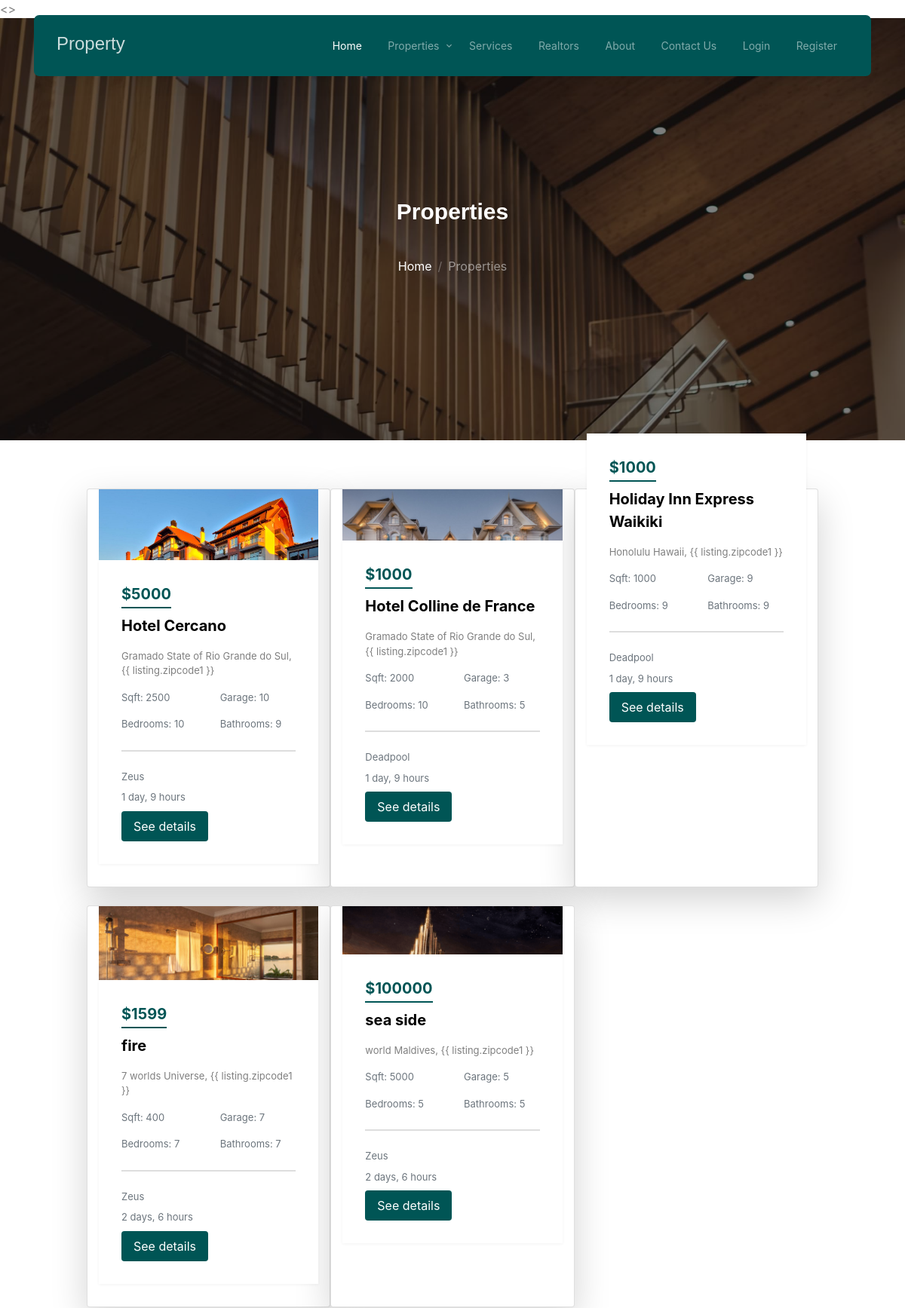
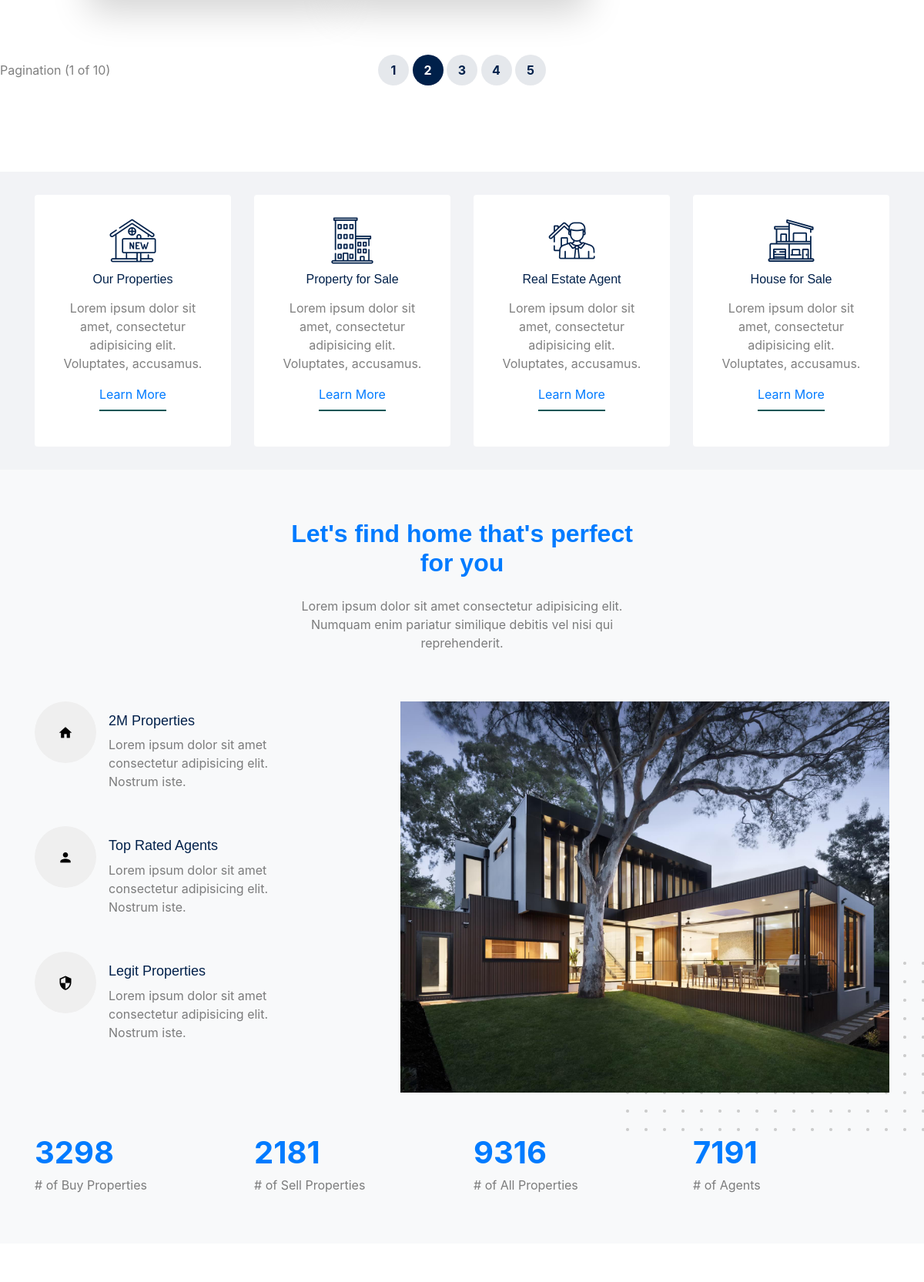
/listings/ (upper part), run on the app's committed database (2 pictures, top to bottom).
### home/models.py (models this page shows, shortened)
class Listing(models.Model):
  realtor = models.ForeignKey(Realtor, on_delete=models.DO_NOTHING)
  title = models.CharField(max_length=200)
  address = models.CharField(max_length=200)
  city = models.CharField(max_length=100)
  state = models.CharField(max_length=100)
  zipcode1 = models.CharField(max_length=20)
  description = models.TextField(blank=True)
  price = models.IntegerField()
  bedrooms = models.IntegerField()
  bathrooms = models.IntegerField()
  garage = models.IntegerField(default=0)
  sqft = models.IntegerField()
  lot_size = models.DecimalField(max_digits=5, decimal_places=1)
  photo_main = models.ImageField(upload_to='photos/%Y/%m/%d/')
  photo_1 = models.ImageField(upload_to='photos/%Y/%m/%d/', blank=True)
  photo_2 = models.ImageField(upload_to='photos/%Y/%m/%d/', blank=True)
  photo_3 = models.ImageField(upload_to='photos/%Y/%m/%d/', blank=True)
  photo_4 = models.ImageField(upload_to='photos/%Y/%m/%d/', blank=True)
  photo_5 = models.ImageField(upload_to='photos/%Y/%m/%d/', blank=True)
  photo_6 = models.ImageField(upload_to='photos/%Y/%m/%d/', blank=True)
  is_published = models.BooleanField(default=True)
  list_date = models.DateTimeField(default=datetime.now, blank=True)

class Realtor(models.Model):
    name = models.CharField(max_length=200)
    photo = models.ImageField(upload_to='photos/%Y/%m/%d/')
    description = models.TextField(blank=True, null=True)
    phone = models.CharField(max_length=20)
    email = models.CharField(max_length=50)
    is_mvp = models.BooleanField(default=False)
    hire_date = models.DateTimeField(default=datetime.now, blank=True)
    def __str__(self):
        return self.name

### home/views.py (the view)
# urls.py: path('listings/', listings , name='listings'),
def listings(request):
  listings = Listing.objects.order_by('-list_date').filter(is_published=True)
  context = {
    'listings': listings
  }
  return render(request, 'properties.html', context)

### home/templates/properties.html (shortened to what this page needs)
{% extends "base.html" %}
{% load static %}
{% block content %}
<div class="hero page-inner overlay" style="background-image: url('/static/images/hero_bg_1.jpg');">
	<div class="container">
		<div class="row justify-content-center align-items-center">
			<div class="col-lg-9 text-center mt-5">
				<h1 class="heading" data-aos="fade-up">Properties</h1>
				<nav aria-label="breadcrumb" data-aos="fade-up" data-aos-delay="200">
					<ol class="breadcrumb text-center justify-content-center bg-transparent">
						<li class="breadcrumb-item "><a href="{% url 'home' %}">Home</a></li>
						<li class="breadcrumb-item active text-white-50" aria-current="page">Properties</li>
					</ol>
				</nav>
			</div>
		</div>
	</div>
</div>
<div class="section section-properties">
	<div class="">
		<div class="row col-10 mx-auto">
			{% if listings %}
			{% for listing in listings %}
			<div class="col-md-4 mb-4 card shadow-lg">
				<div class="property-item mb-30">
					<a href="{% url 'property_single' listing.id %}" class="img">
					</a>
					<div class="property-content">
						<div class="price mb-2"><span>${{ listing.price }}</span></div>
						<div>
							<span class="city d-block mb-3">{{ listing.title }}</span>
							<span class="d-block mb-2 text-black-50"> {{ listing.city }} {{ listing.state }}, {{
								listing.zipcode1 }}</span>
							<div class="row py-2 text-secondary">
								<div class="col-6">
									 Sqft: {{ listing.sqft }}
								</div>
								<div class="col-6">
									 Garage: {{ listing.garage }}
								</div>
							</div>
							<div class="row py-2 text-secondary">
								<div class="col-6">
									 Bedrooms: {{ listing.bedrooms }}
								</div>
								<div class="col-6">
									 Bathrooms: {{ listing.bathrooms }}
								</div>
							</div>
							<hr>
							<div class="row py-2 text-secondary">
								<div class="col-12">
									 {{ listing.realtor }}
								</div>
							</div>
							<div class="row text-secondary pb-2">
								<div class="col-6">
									 {{ listing.list_date | timesince }}
								</div>
							</div>
							<a href="{% url 'property_single' listing.id %}" class="btn btn-primary py-2 px-3">See
								details</a>
						</div>
					</div>
				</div>
			</div>
			{% endfor %}
			{% else %}
			<div class="col-md-12">
				<p>No Listings Available</p>
			</div>
			{% endif %}
		</div>
		<div class="row align-items-center py-5">
			<div class="col-lg-3">
				Pagination (1 of 10)
			</div>
			<div class="col-lg-6 text-center">
				<div class="custom-pagination">
					<a href="#">1</a>
					<a href="#" class="active">2</a>
					<a href="#">3</a>
					<a href="#">4</a>
					<a href="#">5</a>
				</div>
			</div>
		</div>
	</div>
</div>
{% endblock content %}

### data on the page
Listing: price "5000", title "Hotel Cercano", city "Gramado", state "State of Rio Grande do Sul", sqft "2500", garage "10", bedrooms "10", bathrooms "9", realtor "Zeus", list_date "1 day, 9 hours"
Listing: price "1000", title "Hotel Colline de France", city "Gramado", state "State of Rio Grande do Sul", sqft "2000", garage "3", bedrooms "10", bathrooms "5", realtor "Deadpool", list_date "1 day, 9 hours"
Listing: price "1000", title "Holiday Inn Express Waikiki", city "Honolulu", state "Hawaii", sqft "1000", garage "9", bedrooms "9", bathrooms "9", realtor "Deadpool", list_date "1 day, 9 hours"
Listing: price "1599", title "fire", city "7 worlds", state "Universe", sqft "400", garage "7", bedrooms "7", bathrooms "7", realtor "Zeus", list_date "2 days, 6 hours"
Listing: price "100000", title "sea side", city "world", state "Maldives", sqft "5000", garage "5", bedrooms "5", bathrooms "5", realtor "Zeus", list_date "2 days, 6 hours"
